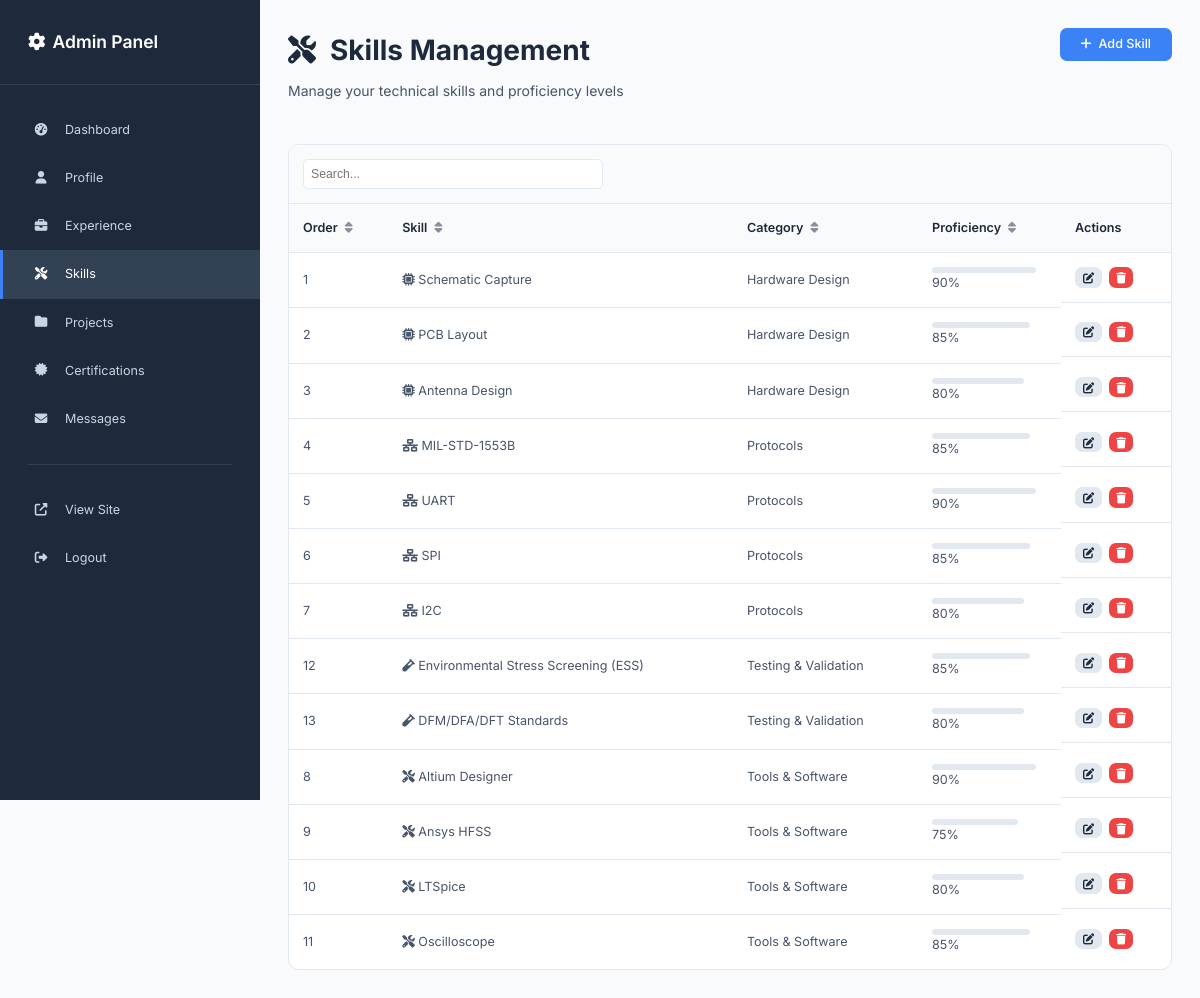
/admin/skills (signed in), run on the app's committed database.
### app.py (models this page shows)
class Skill(db.Model):
    id = db.Column(db.Integer, primary_key=True)
    name = db.Column(db.String(100), nullable=False)
    category = db.Column(db.String(100), nullable=False)
    proficiency = db.Column(db.Integer, default=50)  # 0-100
    icon = db.Column(db.String(100))
    order_index = db.Column(db.Integer, default=0)
    created_at = db.Column(db.DateTime, default=datetime.utcnow)

### app.py (the view)
@app.route('/admin/skills')
def admin_skills():
    if not session.get('is_admin'):
        return redirect(url_for('admin_login'))
    skills = Skill.query.order_by(Skill.category, Skill.order_index).all()
    return render_template('admin/skills.html', skills=skills)

### templates/admin/skills.html (shortened to what this page needs)
{% extends "admin/base.html" %}
{% block content %}
<div class="admin-header">
    <div class="header-content">
        <div>
            <h1><i class="fas fa-tools"></i> Skills Management</h1>
            <p>Manage your technical skills and proficiency levels</p>
        </div>
        <a href="{{ url_for('admin_add_skill') }}" class="btn btn-primary">
            <i class="fas fa-plus"></i>
            Add Skill
        </a>
    </div>
</div>
<div class="admin-content">
    {% if skills %}
    <div class="data-table">
        <table>
            <thead>
                <tr>
                    <th>Order</th>
                    <th>Skill</th>
                    <th>Category</th>
                    <th>Proficiency</th>
                    <th>Actions</th>
                </tr>
            </thead>
            <tbody>
                {% for skill in skills %}
                <tr>
                    <td>{{ skill.order_index }}</td>
                    <td>
                        {% if skill.icon %}
                        <i class="{{ skill.icon }}"></i>
                        {% endif %}
                        {{ skill.name }}
                    </td>
                    <td>{{ skill.category }}</td>
                    <td>
                        <div class="skill-progress-mini">
                            <div class="progress-bar" style="width: {{ skill.proficiency }}%"></div>
                        </div>
                        {{ skill.proficiency }}%
                    </td>
                    <td class="actions">
                        <a href="{{ url_for('admin_edit_skill', id=skill.id) }}" class="btn btn-sm btn-secondary">
                            <i class="fas fa-edit"></i>
                        </a>
                        <a href="{{ url_for('admin_delete_skill', id=skill.id) }}"
                           class="btn btn-sm btn-danger"
                           onclick="return confirm('Are you sure you want to delete this skill?')">
                            <i class="fas fa-trash"></i>
                        </a>
                    </td>
                </tr>
                {% endfor %}
            </tbody>
        </table>
    </div>
    {% endif %}
</div>
{% endblock %}

### static/css/admin.css (style rules this page uses)
:root { --primary-color: #3b82f6; --primary-dark: #2563eb; --secondary-color: #64748b; --success-color: #10b981; --warning-color: #f59e0b; --danger-color: #ef4444; --admin-bg-primary: #f8fafc; --admin-bg-secondary: #ffffff; --admin-bg-tertiary: #e2e8f0; --admin-text-primary: #1e293b; --admin-text-secondary: #475569; --admin-text-muted: #64748b; --admin-border-color: #e2e8f0; --admin-shadow-color: rgba(0, 0, 0, 0.1); --sidebar-width: 260px; --sidebar-bg: #1e293b; --sidebar-text: #cbd5e1; --sidebar-text-active: #ffffff; --sidebar-hover: #334155; --sidebar-active: var(--primary-color); --font-primary: 'Inter', -apple-system, BlinkMacSystemFont, 'Segoe UI', sans-serif; --spacing-xs: 0.25rem; --spacing-sm: 0.5rem; --spacing-md: 1rem; --spacing-lg: 1.5rem; --spacing-xl: 2rem; --spacing-2xl: 3rem; --radius-sm: 0.375rem; --radius-md: 0.5rem; --radius-lg: 0.75rem; --transition-fast: 0.15s ease; --transition-normal: 0.3s ease; --shadow-sm: 0 1px 2px 0 rgba(0, 0, 0, 0.05); --shadow-md: 0 4px 6px -1px rgba(0, 0, 0, 0.1); --shadow-lg: 0 10px 15px -3px rgba(0, 0, 0, 0.1); }
* { margin: 0; padding: 0; box-sizing: border-box; }
html { scroll-behavior: smooth; font-size: 14px; }
body { font-family: var(--font-primary); background-color: var(--admin-bg-primary); color: var(--admin-text-primary); line-height: 1.6; overflow-x: hidden; }
.admin-header { margin-bottom: var(--spacing-2xl); }
.admin-header h1 { font-size: 2rem; font-weight: 700; color: var(--admin-text-primary); margin-bottom: var(--spacing-sm); display: flex; align-items: center; gap: var(--spacing-md); }
.admin-header p { color: var(--admin-text-secondary); font-size: 1rem; margin: 0; }
.header-content { display: flex; justify-content: space-between; align-items: flex-start; gap: var(--spacing-lg); }
.btn { display: inline-flex; align-items: center; justify-content: center; gap: var(--spacing-sm); padding: var(--spacing-sm) var(--spacing-lg); border-radius: var(--radius-md); font-weight: 500; text-decoration: none; transition: all var(--transition-fast); cursor: pointer; border: none; font-size: 0.9rem; line-height: 1.5; }
.btn-primary { background: var(--primary-color); color: white; }
.btn-secondary { background: var(--admin-bg-tertiary); color: var(--admin-text-primary); border: 1px solid var(--admin-border-color); }
.btn-danger { background: var(--danger-color); color: white; }
.btn-sm { padding: var(--spacing-xs) var(--spacing-sm); font-size: 0.8rem; }
.data-table { background: var(--admin-bg-secondary); border: 1px solid var(--admin-border-color); border-radius: var(--radius-lg); overflow: hidden; }
.data-table table { width: 100%; border-collapse: collapse; }
.data-table th, .data-table td { padding: var(--spacing-md); text-align: left; border-bottom: 1px solid var(--admin-border-color); }
.data-table th { background: var(--admin-bg-primary); font-weight: 600; color: var(--admin-text-primary); font-size: 0.9rem; }
.data-table td { color: var(--admin-text-secondary); font-size: 0.9rem; }
.data-table tr:last-child td { border-bottom: none; }
.actions { display: flex; gap: var(--spacing-sm); }
.skill-progress-mini { display: flex; align-items: center; gap: var(--spacing-sm); }
.progress-bar { width: 60px; height: 6px; background: var(--admin-bg-tertiary); border-radius: var(--radius-sm); overflow: hidden; }
.admin-content { max-width: 100%; margin: 0 auto; }

### data on the page
Skill: order_index "1", name "Schematic Capture", category "Hardware Design", proficiency "90"
Skill: order_index "2", name "PCB Layout", category "Hardware Design", proficiency "85"
Skill: order_index "3", name "Antenna Design", category "Hardware Design", proficiency "80"
Skill: order_index "4", name "MIL-STD-1553B", category "Protocols", proficiency "85"
Skill: order_index "5", name "UART", category "Protocols", proficiency "90"
Skill: order_index "6", name "SPI", category "Protocols", proficiency "85"
Skill: order_index "7", name "I2C", category "Protocols", proficiency "80"
Skill: order_index "12", name "Environmental Stress Screening (ESS)", category "Testing & Validation", proficiency "85"
Skill: order_index "13", name "DFM/DFA/DFT Standards", category "Testing & Validation", proficiency "80"
Skill: order_index "8", name "Altium Designer", category "Tools & Software", proficiency "90"
Skill: order_index "9", name "Ansys HFSS", category "Tools & Software", proficiency "75"
Skill: order_index "10", name "LTSpice", category "Tools & Software", proficiency "80"
Skill: order_index "11", name "Oscilloscope", category "Tools & Software", proficiency "85"
